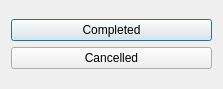
<?xml version="1.0" encoding="UTF-8"?>
<ui version="4.0">
 <class>UpdateStatusDialog</class>
 <widget class="QDialog" name="UpdateStatusDialog">
  <property name="geometry">
   <rect>
    <x>0</x>
    <y>0</y>
    <width>223</width>
    <height>89</height>
   </rect>
  </property>
  <property name="windowTitle">
   <string>Dialog</string>
  </property>
  <layout class="QGridLayout" name="gridLayout">
   <item row="0" column="0">
    <layout class="QVBoxLayout" name="verticalLayout">
     <item>
      <widget class="QPushButton" name="completed">
       <property name="text">
        <string>Completed</string>
       </property>
      </widget>
     </item>
     <item>
      <widget class="QPushButton" name="cancelled">
       <property name="text">
        <string>Cancelled</string>
       </property>
      </widget>
     </item>
    </layout>
   </item>
  </layout>
 </widget>
 <resources/>
 <connections/>
</ui>
